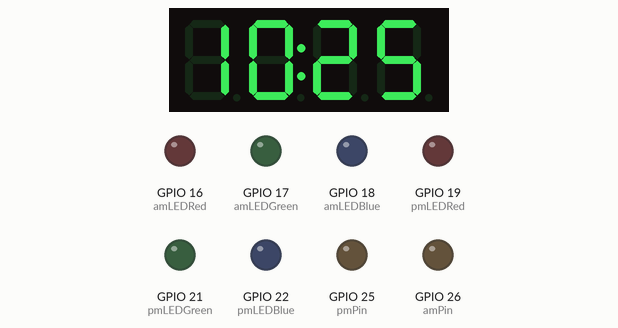
This program was run on a simulated ESP32. Shown: 4-digit seven-segment display, output pins drawn as LEDs (lit = HIGH). WiFi joins after 1.5 s; servers stay silent unless stated; the local clock reads 2024-03-15 10:24:30 at power-on unless the program sets it; what the program prints to the serial monitor is not drawn.

Above: at 30.6 s.

The program:

main.cpp
```cpp
#include <iostream>
#include <string>
#include <Arduino.h>
#include <TM1637Display.h>
#include <WiFi.h>
#include "time.h"
#include "config.h"

using namespace std;

void timeSync();
void printLocalTime();

TM1637Display display(CLK, DIO); // Create an instance of the TM1637Display

// For wifi sync to stop time drifting
unsigned long currentTime, syncPrevTime, updateDisplay;
int smoothBrightness = 0;
bool timeSyncc = false;

// Declare global variables to store previous values (improves efficiency)
int prevHour = -1;
int prevMinute = -1;
bool prevAmPmState = false;
bool zeroHour = false;

void setup() {
  if(autoBrightness) pinMode(pResistor, INPUT);
  #ifdef amPMMode
    pinMode(amPin, OUTPUT);
    pinMode(pmPin, OUTPUT);
    digitalWrite(amPin, LOW);
    digitalWrite(pmPin, LOW);
    #ifdef RGBLED
      pinMode(amLEDRed, OUTPUT);
      pinMode(amLEDGreen, OUTPUT);
      pinMode(amLEDBlue, OUTPUT);
      pinMode(pmLEDRed, OUTPUT);
      pinMode(pmLEDGreen, OUTPUT);
      pinMode(pmLEDBlue, OUTPUT);
    #endif
  #endif

  Serial.begin(9600);

  // Sync time with NTP server
  configTime(0, 0, ntpServer);
}

void loop() {
    currentTime = millis();

    // sync the time
    if ((currentTime - syncPrevTime) >= timeSyncInterval || timeSyncc == false) {
      syncPrevTime = currentTime;
      timeSync();
    }

    // Update the display
    if ((currentTime - updateDisplay) >= refreshTimeInterval) {
      updateDisplay = currentTime;
      if(!autoBrightness) display.setBrightness(preSetBrightness);
      else {
        int pResistorVal = constrain(floor((analogRead(pResistor) / 512) - offsetBrightness), 0, 7);

        smoothBrightness += (smoothBrightness < pResistorVal) - (smoothBrightness > pResistorVal);

        display.setBrightness(smoothBrightness);
        if(SERIAL_DEBUG) {
          Serial.print("pR: ");
          Serial.print(pResistorVal);
          Serial.print("  \tB: ");
          Serial.println(smoothBrightness);
        }
      }
      printLocalTime();
    }
}

void printLocalTime() {

  struct tm timeinfo;
  if (!getLocalTime(&timeinfo)) {
    Serial.println("Failed to obtain time");
    uint8_t data[] = {
      0x00, 0x00,
      SEG_A | SEG_D | SEG_E | SEG_F | SEG_G,
      SEG_A | SEG_B | SEG_C | SEG_D | SEG_E | SEG_F
    };
    display.setSegments(data);
    timeSyncc = false;
    return;
  }
  timeSyncc = true;
  int hour;

  // checks if amPMMode is active
  if (amPMMode) {
    if (timeinfo.tm_hour == 0 || timeinfo.tm_hour == 12) hour = 12;
    else if (timeinfo.tm_hour > 12) hour = timeinfo.tm_hour - 12;
    else hour = timeinfo.tm_hour;

    // Set AM/PM pins based on hour
    bool currentAmPmState = timeinfo.tm_hour < 12;
    if (currentAmPmState != prevAmPmState) {
      if (RGBLED) {
        writeTOLED(currentAmPmState, 1);
        writeTOLED(!currentAmPmState, 0);
      }
      else {
        digitalWrite(amPin, currentAmPmState ? HIGH : LOW);
        digitalWrite(pmPin, !currentAmPmState ? HIGH : LOW);
      }
      prevAmPmState = currentAmPmState;
    }
  }
  else hour = timeinfo.tm_hour * 100;

  // Account for hour 0 in 24 hr mode
  if (hour != 0) {
    if (hour != prevHour || timeinfo.tm_min != prevMinute) {
      display.showNumberDecEx(timeinfo.tm_min + hour, 0b01000000);
      prevHour = hour;
      prevMinute = timeinfo.tm_min;
      if (!zeroHour){
        zeroHour = true;
      }
    }
  } else {
    if (hour != prevHour || timeinfo.tm_min != prevMinute) {
      if (zeroHour) { // checks if its the first time it displays 0 so it resets display
        display.showNumberDecEx(0, 0b01000000);
        zeroHour = false;
      }
      display.showNumberDecEx((timeinfo.tm_min + hour) * 10, 0b10000000, true, (uint8_t)4U, 1);
      prevHour = hour;
      prevMinute = timeinfo.tm_min;
    }
  }

  if (SERIAL_DEBUG) Serial.println(&timeinfo, "%A, %B %d %Y %H:%M:%S");
}

void timeSync() {
  // Connect to WiFi
  if (SERIAL_DEBUG) Serial.printf("Connecting to %s ", ssid);
  WiFi.begin(ssid, password);

  while (WiFi.status() != WL_CONNECTED) {
    delay(500);
    if (SERIAL_DEBUG) Serial.print(".");
  }
  if (SERIAL_DEBUG) Serial.println(" CONNECTED");

  // delay(500);
  while (!time(nullptr)) {
    if (SERIAL_DEBUG) Serial.println(F("Waiting for time sync..."));
    delay(500);
  }

  // Apply timezone after time synchronization
  setenv("TZ", timezone, 1);
  tzset();

  printLocalTime();

  // Disconnect WiFi as it's no longer needed
  WiFi.disconnect(true);
  WiFi.mode(WIFI_OFF);
}

#ifdef RGBLED
void writeTOLED(int amPM, float brightness) {
  if (amPM == 0) { // AM
    analogWrite(amLEDRed, staticColorRed * brightness);
    analogWrite(amLEDGreen, staticColorGreen * brightness);
    analogWrite(amLEDBlue, staticColorBlue * brightness);
  }
  else { // PM
    analogWrite(pmLEDRed, staticColorRed * brightness);
    analogWrite(pmLEDGreen, staticColorGreen * brightness);
    analogWrite(pmLEDBlue, staticColorBlue * brightness);
  }
}
#endif
```

exampleconfig.h
```cpp
// Remove the example in the filename before use

// Debug stuff
#define SERIAL_DEBUG true // false to disable serial output

// Fill out your wifi credentials (EDIT)
const char* ssid = "";
const char* password = "";

// Time sync replace with your timezone and dst from here https://github.com/nayarsystems/posix_tz_db/blob/master/zones.csv
const char* ntpServer = "time.google.com";
const char* timezone = "EST5EDT,M3.2.0,M11.1.0"; // (EDIT)

#define refreshTimeInterval 1000

#define timeSyncInterval 3600000

// Define the LED display connection pins
#define CLK 27
#define DIO 14

// ENABLE AUTO BRIGHTNESS/Define Photoresistor Pin, Analog Pin Required
#define autoBrightness false // false to disable
#define pResistor A5
#define offsetBrightness 0 // -7 - 7
#define preSetBrightness 1 // 0-7

// ENABLE AM/PM mode, any pins can be used
#define amPMMode false // false to disable and it will use 24 hour time
#define amPin 26
#define pmPin 25

// RGB LED Pins (must disable old LED pins if enabled)
#define RGBLED false // false to disable
#define rgbLEDType 0 // 0 for common anode, 1 for common cathode

// RGB Modes (WIP will add more modes)
#define RGBMode 0 // 0 for static color

// Define RGB color for static mode with individual 0-255 values (EDIT)
#define staticColorRed 255   // Red value (0-255)
#define staticColorGreen 0   // Green value (0-255)
#define staticColorBlue 0    // Blue value (0-255)

// RGB LED Pins (EDIT)
#define amLEDRed 16
#define amLEDGreen 17
#define amLEDBlue 18

#define pmLEDRed 19
#define pmLEDGreen 21
#define pmLEDBlue 22
```
